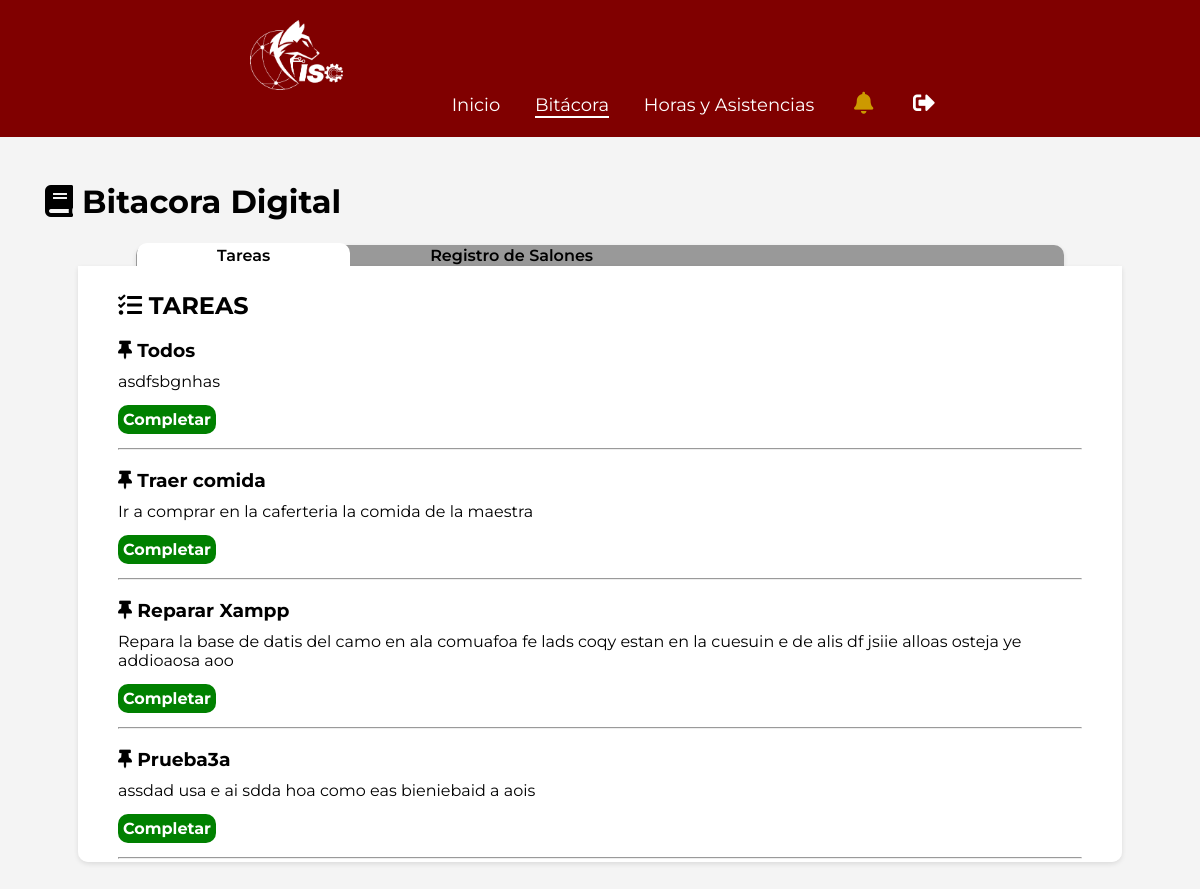
Before: /bitacorat.php (signed in) with the older database file.
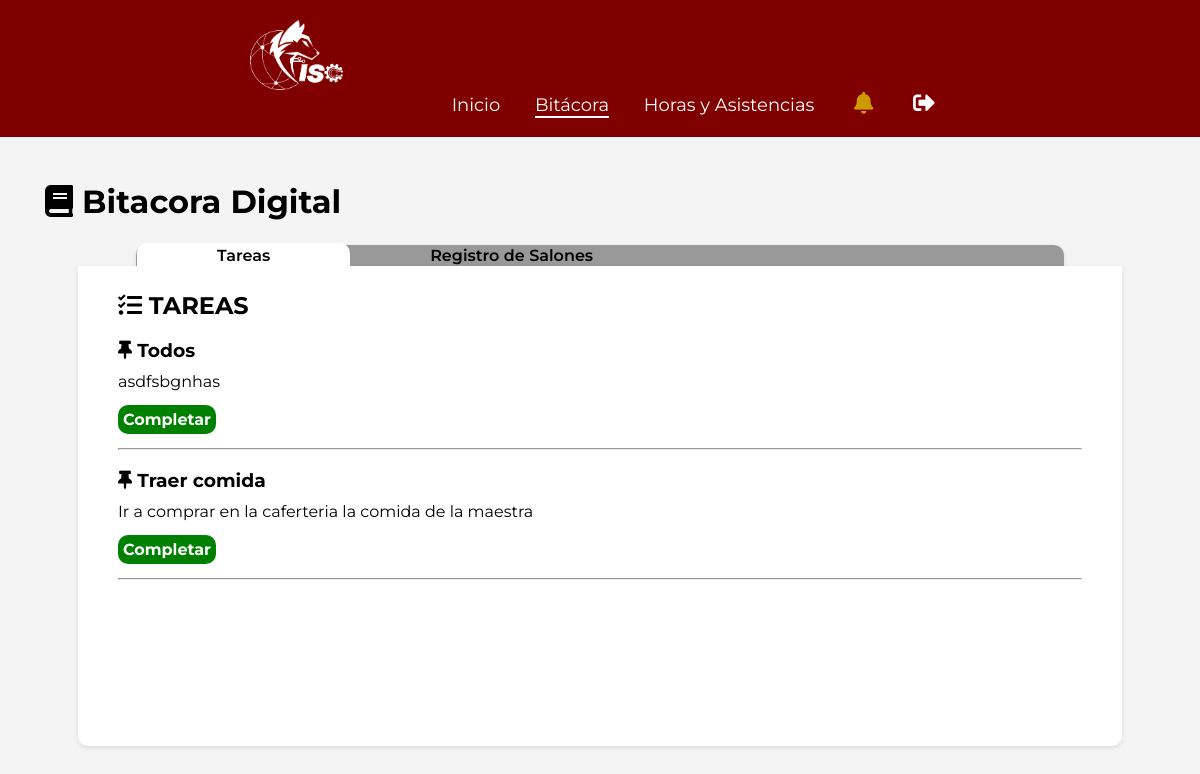
After: the same page with the newer database file.
### tables this page shows
CREATE TABLE `tareas` (
  `id_tarea` int(5) NOT NULL,
  `nombre_tarea` varchar(255) DEFAULT NULL,
  `descripcion` varchar(255) DEFAULT NULL,
  `estado` varchar(255) DEFAULT NULL,
  `usuario` int(5) DEFAULT NULL
);

### bitacorat.php (the view, shortened to what this page needs)
<?php require "seguridad2.php";
$id_user = $_SESSION['id_user'];
?>
<!DOCTYPE html>
<html lang="es">
<head>
    <link rel="stylesheet" type="text/css" href="admin_panel.css">
    <link rel="stylesheet" href="https://cdnjs.cloudflare.com/ajax/libs/font-awesome/5.15.4/css/all.min.css"/>
</head>
<body>
    <header class="admin-header">
        <div class="logo-nav">
            <img src="img/Fondo.png" alt="">
        </div>
        <nav class="admin-nav">
            <ul>
                <li><a href="admin_panel.php">Inicio</a></li>
                <li><a href="bitacorat.php" class="selected">Bitácora</a></li>
                <li><a href="horas_asistencias.php">Horas y Asistencias</a></li>
                <li><a href="" class="noti"><i class="fas fa-bell"></i></a></li>
                <li><a href="salir.php" class="salir"><i class="fas fa-sign-out-alt"></i></a></li>
            </ul>
        </nav>
    </header>
    <main class="admin-main">
        <section class="dashboard-overview">
            <h2 class="tt_paginas"><i class="fas fa-book"></i> Bitacora Digital</h2>
            <br>
            <div class="dashboard-widgets">
                <div class="widget-tt">
                    <a href="bitacorat.php" class="position">Tareas</a><a href="bitacorah.php">Registro de Salones</a>
                </div>
                <div class="widget">
                    <h1><i class="fas fa-tasks"></i> TAREAS</h1>
                    <?php require "admin/conexion.php";
                            $todos_datos = "SELECT * FROM tareas
                            INNER JOIN alumnos ON tareas.usuario = alumnos.id
                            WHERE usuario = $id_user OR usuario = 1";
                            $resultado = mysqli_query($conectar, $todos_datos);
                            if (mysqli_num_rows($resultado) > 0) {
                                while ($fila = mysqli_fetch_assoc($resultado)) {
                                    ?>
                                    <br>
                                    <h3><i class="fas fa-thumbtack"></i> <?php echo $fila['nombre_tarea']; ?></h3>
                                    <?php echo $fila['descripcion']; ?>
                                    <br><br>
                                    <a class="eliminar btn_ss" href="#" onClick="validar('eliminar_tarea.php?id=<?php echo $fila['id_tarea']; ?>')">Completar</a> <br><br>
                                    <hr>
                                    <?php
                                }
                            } else { ?>
                                <br>
                                <p>No hay tareas pendientes</p>
                            <?php
                            }
                            ?>
                </div>
            </div>
        </section>
    </main>
</body>
</html>

Changed rows visible on the page:
removed tareas: nombre_tarea "Reparar Xampp", descripcion "Repara la base de datis del camo en ala comuafoa fe lads coqy estan en la cuesuin e de alis df jsiie alloas osteja ye addioaosa aoo"
removed tareas: nombre_tarea "Prueba3a", descripcion "assdad usa e ai sdda hoa como eas bieniebaid a aois"
